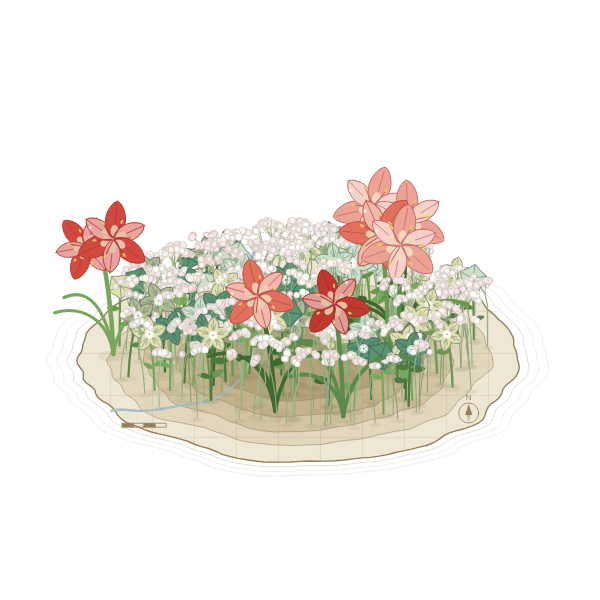
Frame 1 (no input)
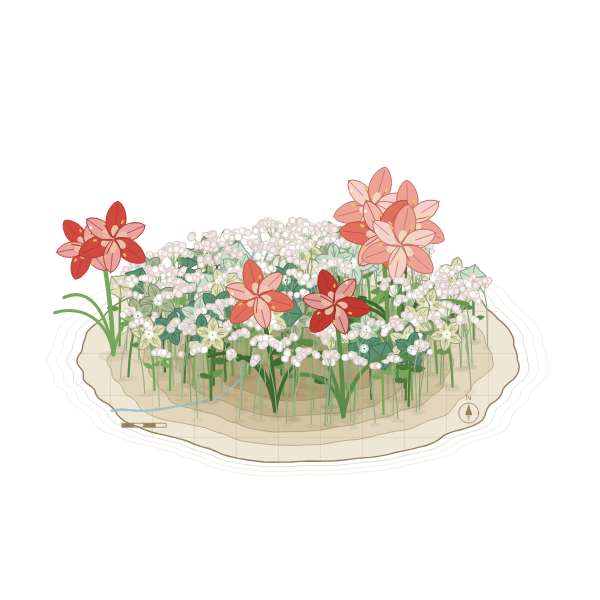
Frame 60 (no input)
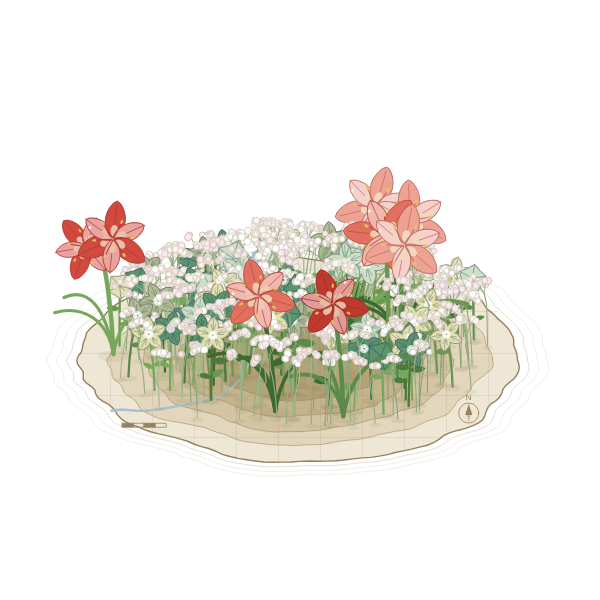
Frame 120 (the mouse pressed at the canvas centre since frame 60)

The p5.js sketch that drew these frames (run headless with seeded random() and noise() and a simulated clock; from frame 60 on, the mouse is pressed at the canvas centre):

// p5.js sketch
// ── sketch.js
// ====== 調色盤 ======
const BALLOON_CLR = ["#afbe92", "#cae3c5", "#5a956e", "#e0e3ad", "#D9D2EC"]; // 桔梗：紫藍系
const AMARYLLIS_CLR = ["#D24A3F", "#C0392E", "#E2705F", "#EDA294", "#F4E2D8"]; // 孤挺花：紅到粉白
const BABY_CLR = ["#FFFFFF", "#FCF7F3", "#F8EAEF"]; // 滿天星：白、極淡粉
const STEM_CLR = ["#5C8A4A", "#4E7A3E", "#6A9850", "#3E6A32", "#76A85C"];
const BABY_STEM_CLR = ["#93AC80", "#A2B98F", "#89A276"];

// 地圖用色（等高線分層設色）
const MAP_BANDS = ["#EFE7D5", "#E2D7BC", "#D3C5A3", "#C4B48C", "#B5A276"];
const MAP_INK = "#96805D";
const MAP_WATER = "#A6C0CB";

let flowers = [];
let mapLayer; // 地圖只畫一次，之後每幀貼圖

// 花瓣輪廓：以正多邊形為底，尖端在角度 0、seg、2seg…，notch 控制花瓣間的凹陷深度
function lobeRadius(R, a, lobes, notch) {
  let seg = TWO_PI / lobes;
  let half = seg / 2;
  let phi = ((a % seg) + seg) % seg;
  let d = min(phi, seg - phi); // 離最近花瓣尖端的角距
  let r = (R * cos(half)) / cos(half - d);
  let s = d / half;
  return r - R * notch * s * s;
}

// 兩端尖、中段飽滿的葉/瓣形，沿 +x 方向長 len、最寬 w
function lensShape(len, w, sharp = 0.65) {
  beginShape();
  for (let i = 0; i <= 18; i++) {
    let t = i / 18;
    vertex(t * len, -(w / 2) * pow(sin(PI * t), sharp));
  }
  for (let i = 18; i >= 0; i--) {
    let t = i / 18;
    vertex(t * len, (w / 2) * pow(sin(PI * t), sharp));
  }
  endShape(CLOSE);
}

class Flower {
  constructor(x, y, species, size, stemH) {
    this.species = species;
    this.x = x;
    this.rootY = y; // 莖底部
    this.stemH = stemH;
    this.y = y - stemH; // 花的位置 = 莖頂端
    this.size = size;
    this.leanX = random(-0.16, 0.16) * stemH; // 天生的傾斜

    this.sway = 0;
    this.swayVel = 0;

    if (species === "baby") {
      this.stemClr = random(BABY_STEM_CLR);
      this.stemW = 1.1;
      this.stiff = 0.08; // 越小越軟
      this.push = 3.2;
      this.initBaby();
    } else if (species === "amaryllis") {
      this.stemClr = random(STEM_CLR);
      this.stemW = 4.5;
      this.stiff = 0.16;
      this.push = 1.6;
      this.initAmaryllis();
    } else {
      this.stemClr = random(STEM_CLR);
      this.stemW = 2.3;
      this.stiff = 0.12;
      this.push = 2.5;
      this.initBalloon();
    }
  }

  headX() {
    return this.x + this.leanX + this.sway;
  }

  // ---------- 桔梗 ----------
  initBalloon() {
    this.isBud = random() < 0.28; // 桔梗的花苞是鼓起來的氣球狀
    this.R = this.size * 2.6;
    this.rot = random(TWO_PI);
    let base = color(random(BALLOON_CLR.slice(0, 4)));
    this.clr = base;
    this.clrDeep = lerpColor(base, color("#33265E"), 0.4);
    this.clrLight = lerpColor(base, color(255), 0.62);
    this.leaves = [];
    for (let i = 0; i < 2; i++) {
      this.leaves.push({
        f: random(0.3, 0.72), // 沿莖的高度比例
        side: random() < 0.5 ? -1 : 1,
        len: this.size * random(1.6, 2.4),
        ang: random(-0.5, 0.1),
      });
    }
  }

  drawBalloon() {
    let R = this.R;
    push();
    rotate(this.rot);

    // 花萼（五枚小綠片）
    push();
    noStroke();
    fill("#6A9850");
    beginShape();
    for (let i = 0; i <= 60; i++) {
      let a = (i / 60) * TWO_PI;
      let r = lobeRadius(R * 0.62, a + TWO_PI / 10, 5, 0.45);
      vertex(cos(a) * r, sin(a) * r);
    }
    endShape(CLOSE);
    pop();

    stroke(this.clrDeep);
    strokeWeight(1);
    fill(this.clr);

    if (this.isBud) {
      // 花苞：幾乎沒有凹陷的鼓脹五角
      beginShape();
      for (let i = 0; i <= 70; i++) {
        let a = (i / 70) * TWO_PI;
        let r = lobeRadius(R * 0.8, a, 5, 0.04);
        vertex(cos(a) * r, sin(a) * r);
      }
      endShape(CLOSE);
      // 五道稜線
      stroke(this.clrDeep);
      strokeWeight(0.9);
      for (let i = 0; i < 5; i++) {
        let a = (i / 5) * TWO_PI;
        line(0, 0, cos(a) * R * 0.76, sin(a) * R * 0.76);
      }
    } else {
      // 開花：五枚尖瓣
      beginShape();
      for (let i = 0; i <= 100; i++) {
        let a = (i / 100) * TWO_PI;
        let r = lobeRadius(R, a, 5, 0.3);
        vertex(cos(a) * r, sin(a) * r);
      }
      endShape(CLOSE);

      // 花瓣上的深色脈紋
      stroke(this.clrDeep);
      strokeWeight(0.7);
      for (let i = 0; i < 5; i++) {
        let a = (i / 5) * TWO_PI;
        line(
          cos(a) * R * 0.18,
          sin(a) * R * 0.18,
          cos(a) * R * 0.86,
          sin(a) * R * 0.86,
        );
        for (let s of [-0.22, 0.22]) {
          line(
            cos(a) * R * 0.2,
            sin(a) * R * 0.2,
            cos(a + s) * R * 0.6,
            sin(a + s) * R * 0.6,
          );
        }
      }

      // 花心：淡色底 + 五裂柱頭
      noStroke();
      fill(this.clrLight);
      circle(0, 0, R * 0.52);
      fill(255, 235);
      beginShape();
      for (let i = 0; i <= 50; i++) {
        let a = (i / 50) * TWO_PI;
        let r = lobeRadius(R * 0.22, a + TWO_PI / 10, 5, 0.55);
        vertex(cos(a) * r, sin(a) * r);
      }
      endShape(CLOSE);
      fill(this.clrDeep);
      circle(0, 0, R * 0.09);
    }
    pop();
  }

  // ---------- 孤挺花 ----------
  initAmaryllis() {
    let base = color(random(AMARYLLIS_CLR.slice(0, 4)));
    this.clr = base;
    this.clrDeep = lerpColor(base, color("#7A1E1E"), 0.4);
    this.clrLight = lerpColor(base, color(255), 0.5);
    this.throatClr = lerpColor(base, color("#F2E9C8"), 0.75);
    this.L = this.size * 3.2;

    this.heads = [];
    if (random() < 0.45) {
      // 一梗兩朵，朝兩側岔開
      this.heads.push({
        dx: -this.size * 1.1,
        dy: this.size * 0.4,
        s: 0.9,
        rot: random(TWO_PI),
      });
      this.heads.push({
        dx: this.size * 1.2,
        dy: -this.size * 0.25,
        s: 1,
        rot: random(TWO_PI),
      });
    } else {
      this.heads.push({ dx: 0, dy: 0, s: 1, rot: random(TWO_PI) });
    }

    // 基部的帶狀葉
    this.straps = [];
    for (let i = 0; i < 3; i++) {
      this.straps.push({
        side: i % 2 === 0 ? -1 : 1,
        h: this.stemH * random(0.45, 0.75),
        spread: random(0.5, 1.1),
        w: random(3, 5),
      });
    }
  }

  drawAmaryllisHead(s, rot) {
    push();
    scale(s);
    rotate(rot);
    let L = this.L;

    // 花喉
    noStroke();
    fill(this.throatClr);
    circle(0, 0, L * 0.55);

    // 六枚花被片：外三片較長，內三片較窄
    for (let i = 0; i < 6; i++) {
      let outer = i % 2 === 0;
      push();
      rotate((i / 6) * TWO_PI);
      stroke(this.clrDeep);
      strokeWeight(0.9);
      fill(outer ? this.clr : this.clrLight);
      lensShape(outer ? L : L * 0.88, outer ? L * 0.52 : L * 0.44, 0.62);

      // 中肋與淡色喉斑
      stroke(this.clrDeep);
      strokeWeight(0.7);
      line(L * 0.1, 0, L * 0.9, 0);
      noStroke();
      fill(this.throatClr);
      ellipse(L * 0.22, 0, L * 0.3, L * 0.2);
      pop();
    }

    // 雄蕊六枚 + 花柱
    stroke(this.clrDeep);
    strokeWeight(1);
    noFill();
    for (let i = 0; i < 6; i++) {
      let a = (i / 6) * TWO_PI + 0.35;
      let tx = cos(a) * L * 0.5;
      let ty = sin(a) * L * 0.5;
      line(0, 0, tx, ty);
      push();
      translate(tx, ty);
      rotate(a);
      noStroke();
      fill("#E4C55E");
      ellipse(0, 0, L * 0.12, L * 0.06);
      pop();
    }
    let pa = 0.35 + TWO_PI / 12;
    stroke(this.clrLight);
    strokeWeight(1.2);
    line(0, 0, cos(pa) * L * 0.68, sin(pa) * L * 0.68);
    noStroke();
    fill("#F6EFDF");
    circle(cos(pa) * L * 0.68, sin(pa) * L * 0.68, L * 0.08);
    pop();
  }

  // ---------- 滿天星 ----------
  initBaby() {
    this.segs = [];
    this.buds = [];
    let build = (x, y, ang, len, depth) => {
      if (depth === 0) {
        this.buds.push({ x, y, r: random(2, 3.6), pink: random() < 0.22 });
        return;
      }
      let nx = x + cos(ang) * len;
      let ny = y + sin(ang) * len;
      this.segs.push({ x1: x, y1: y, x2: nx, y2: ny, w: depth * 0.42 });
      let n = floor(random(2, 5));
      for (let i = 0; i < n; i++) {
        build(
          nx,
          ny,
          ang + random(-0.8, 0.8),
          len * random(0.52, 0.75),
          depth - 1,
        );
      }
    };
    build(0, 0, -HALF_PI + random(-0.25, 0.25), this.size * 2.6, 3);
    this.budClr = random(BABY_CLR);
  }

  drawBaby() {
    stroke(this.stemClr);
    strokeCap(ROUND);
    noFill();
    for (let s of this.segs) {
      strokeWeight(s.w);
      line(s.x1, s.y1, s.x2, s.y2);
    }
    stroke("#C9BFAF");
    strokeWeight(0.5);
    for (let b of this.buds) {
      fill(b.pink ? "#F8EAEF" : this.budClr);
      circle(b.x, b.y, b.r * 2);
    }
  }

  // ---------- 共用 ----------
  display() {
    let topX = this.headX();

    // 地上的淡影
    push();
    noStroke();
    fill(120, 100, 70, 22);
    ellipse(this.x, this.rootY + 2, this.size * 2.6, this.size * 0.9);
    pop();

    // 孤挺花的基生葉畫在莖後面
    if (this.species === "amaryllis") {
      push();
      stroke(this.stemClr);
      strokeWeight(this.straps[0].w);
      strokeCap(ROUND);
      noFill();
      for (let s of this.straps) {
        bezier(
          this.x,
          this.rootY,
          this.x + s.side * s.h * 0.1,
          this.rootY - s.h * 0.6,
          this.x + s.side * s.h * s.spread * 0.5,
          this.rootY - s.h * 0.9,
          this.x + s.side * s.h * s.spread,
          this.rootY - s.h * 0.75,
        );
      }
      pop();
    }

    // 莖
    push();
    stroke(this.stemClr);
    strokeWeight(this.stemW);
    strokeCap(ROUND);
    noFill();
    let dx = topX - this.x;
    bezier(
      this.x,
      this.rootY,
      this.x + dx * 0.1,
      this.rootY - this.stemH * 0.4,
      this.x + dx * 0.55,
      this.rootY - this.stemH * 0.78,
      topX,
      this.y,
    );
    pop();

    // 桔梗的莖生葉
    if (this.species === "balloon") {
      push();
      noStroke();
      fill(this.stemClr);
      for (let lf of this.leaves) {
        push();
        translate(this.x + dx * lf.f * 0.5, this.rootY - this.stemH * lf.f);
        rotate(lf.side > 0 ? lf.ang : PI - lf.ang);
        lensShape(lf.len, lf.len * 0.42, 0.7);
        pop();
      }
      pop();
    }

    // 花
    push();
    translate(topX, this.y);
    if (this.species === "balloon") {
      this.drawBalloon();
    } else if (this.species === "amaryllis") {
      for (let h of this.heads) {
        push();
        stroke(this.stemClr);
        strokeWeight(this.stemW * 0.6);
        line(0, 0, h.dx, h.dy);
        pop();
        push();
        translate(h.dx, h.dy);
        this.drawAmaryllisHead(h.s, h.rot);
        pop();
      }
    } else {
      this.drawBaby();
    }
    pop();
  }

  update(mx, my) {
    let hx = this.headX();
    let dx = hx - mx;
    let d = dist(hx, this.y, mx, my);

    let mouseForce = 0;
    if (d < 90) {
      // 滑鼠距離花頂 90px 以內才有推力
      let dir = dx / (d + 1); // 推開方向，-1 到 1
      let strength = 1 - d / 90; // 越近越強，越遠越弱
      mouseForce = dir * strength;
    }

    // 一點點風，讓花不會完全靜止
    let wind = sin(frameCount * 0.012 + this.x * 0.02) * 0.06;

    this.swayVel += -this.sway * this.stiff + mouseForce * this.push + wind;
    this.swayVel *= 0.88;
    this.sway += this.swayVel;
  }
}

// ====== 地圖地面 ======
// 海岸線的基礎半徑係數（角度 → 0.82~1.16）
function landBase(a) {
  return map(noise(cos(a) * 1.35 + 8.2, sin(a) * 1.35 + 3.6), 0, 1, 0.82, 1.16);
}

// 每層等高線的微擾動，幅度遠小於層距，所以不會互相交叉
function bandWobble(a, k) {
  return (
    1 +
    (noise(cos(a) * 2.4 + k * 12 + 30, sin(a) * 2.4 + k * 12 + 30) - 0.5) * 0.1
  );
}

function insideLand(x, y, cx, cy, rx, ry) {
  let dx = (x - cx) / rx;
  let dy = (y - cy) / ry;
  let r = sqrt(dx * dx + dy * dy);
  return r < landBase(atan2(dy, dx));
}

function landOutline(g, cx, cy, rx, ry, scale, k) {
  g.beginShape();
  for (let i = 0; i <= 160; i++) {
    let a = (i / 160) * TWO_PI;
    let f = landBase(a) * scale * bandWobble(a, k);
    g.vertex(cx + cos(a) * rx * f, cy + sin(a) * ry * f);
  }
  g.endShape(CLOSE);
}

function drawMapGround(g, cx, cy, rx, ry) {
  // 海岸外圍的暈圈（老海圖的水線）
  g.noFill();
  g.strokeWeight(1);
  for (let i = 1; i <= 3; i++) {
    g.stroke(`#CFC3AC${i === 1 ? "88" : "44"}`);
    landOutline(g, cx, cy, rx, ry, 1 + i * 0.045, 0);
  }

  // 分層設色 + 等高線
  for (let k = 0; k < MAP_BANDS.length; k++) {
    g.fill(MAP_BANDS[k]);
    g.stroke(k === 0 ? MAP_INK : MAP_INK + "AA");
    g.strokeWeight(k === 0 ? 1.4 : 0.8);
    landOutline(g, cx, cy, rx, ry, 1 - k * 0.15, k);
  }

  // 經緯格線（只畫在陸地上）
  g.stroke(MAP_INK + "44");
  g.strokeWeight(0.6);
  let step = 42;
  for (let x = cx - rx * 1.2; x <= cx + rx * 1.2; x += step) {
    drawClippedLine(g, x, cy - ry * 1.3, x, cy + ry * 1.3, cx, cy, rx, ry);
  }
  for (let y = cy - ry * 1.3; y <= cy + ry * 1.3; y += step) {
    drawClippedLine(g, cx - rx * 1.2, y, cx + rx * 1.2, y, cx, cy, rx, ry);
  }

  // 一條河 + 一個湖
  let a0 = 2.6;
  let px = cx + cos(a0) * rx * landBase(a0);
  let py = cy + sin(a0) * ry * landBase(a0);
  let ang = atan2(cy - py, cx - px);
  g.stroke(MAP_WATER);
  g.strokeCap(ROUND);
  for (let i = 0; i < 70; i++) {
    ang += (noise(i * 0.12, 77) - 0.5) * 0.55;
    let nx = px + cos(ang) * 4.5;
    let ny = py + sin(ang) * 4.5;
    if (!insideLand(nx, ny, cx, cy, rx, ry)) break;
    g.strokeWeight(map(i, 0, 70, 2.4, 0.7));
    g.line(px, py, nx, ny);
    px = nx;
    py = ny;
  }
  g.noStroke();
  g.fill(MAP_WATER);
  g.beginShape();
  for (let i = 0; i <= 40; i++) {
    let a = (i / 40) * TWO_PI;
    let r = map(noise(cos(a) + 20, sin(a) + 20), 0, 1, 8, 15);
    g.vertex(px + cos(a) * r, py + sin(a) * r * 0.7);
  }
  g.endShape(CLOSE);

  // 指北針
  g.push();
  g.translate(cx + rx * 0.74, cy + ry * 0.52);
  g.stroke(MAP_INK);
  g.strokeWeight(0.8);
  g.noFill();
  g.circle(0, 0, 20);
  g.fill(MAP_INK);
  g.noStroke();
  g.triangle(0, -9, -3.5, 2, 3.5, 2);
  g.fill(MAP_INK + "66");
  g.triangle(0, 9, -3.5, -2, 3.5, -2);
  g.fill(MAP_INK);
  g.textAlign(CENTER, BOTTOM);
  g.textSize(8);
  g.text("N", 0, -11);
  g.pop();

  // 比例尺
  g.push();
  g.translate(cx - rx * 0.78, cy + ry * 0.62);
  g.stroke(MAP_INK);
  g.strokeWeight(0.8);
  for (let i = 0; i < 4; i++) {
    g.fill(i % 2 === 0 ? MAP_INK : "#00000000");
    g.rect(i * 11, 0, 11, 4);
  }
  g.pop();
}

function drawClippedLine(g, x1, y1, x2, y2, cx, cy, rx, ry) {
  let steps = ceil(dist(x1, y1, x2, y2) / 4);
  let drawing = false;
  let sx = 0;
  let sy = 0;
  for (let i = 0; i <= steps; i++) {
    let t = i / steps;
    let x = lerp(x1, x2, t);
    let y = lerp(y1, y2, t);
    let inside = insideLand(x, y, cx, cy, rx, ry);
    if (inside && !drawing) {
      drawing = true;
      sx = x;
      sy = y;
    } else if (!inside && drawing) {
      drawing = false;
      g.line(sx, sy, x, y);
    }
  }
  if (drawing) g.line(sx, sy, x2, y2);
}

function setup() {
  createCanvas(600, 600);

  noiseSeed(9);
  mapLayer = createGraphics(width, height);
  drawMapGround(mapLayer, width / 2, height * 0.6, width * 0.38, height * 0.17);

  // 三種花的數量配置：孤挺花少而高，滿天星多而細碎
  let plan = [
    { species: "amaryllis", count: 7 },
    { species: "balloon", count: 56 },
    { species: "baby", count: 216 },
  ];

  for (let p of plan) {
    for (let i = 0; i < p.count; i++) {
      // sqrt 讓花均勻散佈在整片橢圓上，不會全擠在中心
      let t = sqrt(random());
      let ang = random(TWO_PI);
      let x = t * width * 0.32 * cos(ang);
      let y = t * height * 0.115 * sin(ang);
      // t：離中心的比例，0=中心，1=邊緣
      let stemH;
      let sz;
      if (p.species === "amaryllis") {
        stemH = lerp(150 + random(25), 95 + random(20), t);
        sz = lerp(14 + random(2), 10 + random(2), t);
      } else if (p.species === "balloon") {
        stemH = lerp(95 + random(25), 45 + random(15), t);
        sz = lerp(8 + random(2), 5.5 + random(1.5), t);
      } else {
        stemH = lerp(75 + random(25), 30 + random(15), t);
        sz = lerp(7 + random(2), 4 + random(1.5), t);
      }

      flowers.push(
        new Flower(width / 2 + x, height * 0.6 + y, p.species, sz, stemH),
      );
    }
  }

  // 越靠前（y 越大）越晚畫，才不會被後排蓋住
  flowers.sort((a, b) => a.rootY - b.rootY);
}

// ====== 無游標裝置的微風 ======
// 手機沒有 hover：手指碰到之前 mouseX/mouseY 根本不存在（初值是 0,0，離每朵
// 花都很遠），碰到之後手指一移動就被瀏覽器判定成捲頁手勢，pointercancel 一發
// 追蹤就斷了。所以在這類裝置上不讀游標，改用一個看不見的焦點，用 noise 在花圃
// 上緩緩遊走，花會依序被它推開再回彈 —— 不需要使用者做任何事，也不搶捲動。
const NO_HOVER = window.matchMedia("(hover: none)").matches;

// (hover: none) 講的是「主要」輸入裝置，所以 iPad 接了觸控板還是回報 none，
// 會被判成手機、游標推不動花。只要出現一次真正的滑鼠移動就交還控制權
// （pointerType 要檢查，否則手指滑動也會被算成滑鼠）。
let hasRealMouse = !NO_HOVER;
function mouseMoved(e) {
  if (e && e.pointerType === "mouse") hasRealMouse = true;
}

// noise() 幾乎不會回傳 0 或 1，實測大多落在 0.28~0.72，所以是從那個區間往外
// 映射再夾住 —— 直接拿 0~1 去 map 的話，路徑會縮成中間窄窄一條，掃不到上排
// 那幾株比較高的孤挺花。
function breezePos() {
  let t = frameCount * 0.0035; // 掃過整片花圃約 5 秒
  return {
    x: constrain(map(noise(t, 41), 0.28, 0.72, width * 0.1, width * 0.9), 0, width),
    y: constrain(map(noise(t + 90, 17), 0.28, 0.72, height * 0.26, height * 0.64), 0, height),
  };
}

function draw() {
  // 不畫底色：畫布留透明，直接透出頁面的背景（iframe 的 html/body 已設
  // background: transparent），網站改色時這裡不必跟著改。
  clear();
  image(mapLayer, 0, 0);

  let fx = mouseX;
  let fy = mouseY;
  if (!hasRealMouse) {
    let b = breezePos();
    fx = b.x;
    fy = b.y;
  }

  for (let f of flowers) {
    f.update(fx, fy);
    f.display();
  }
}
